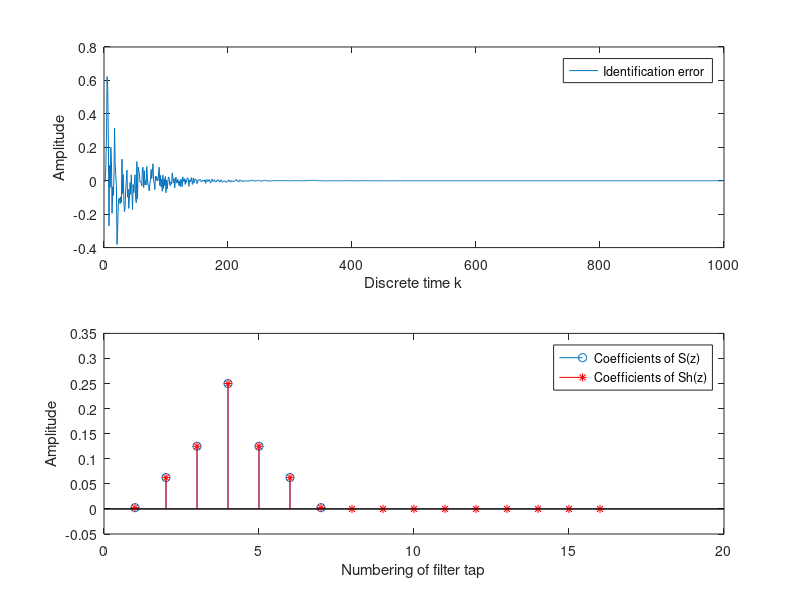
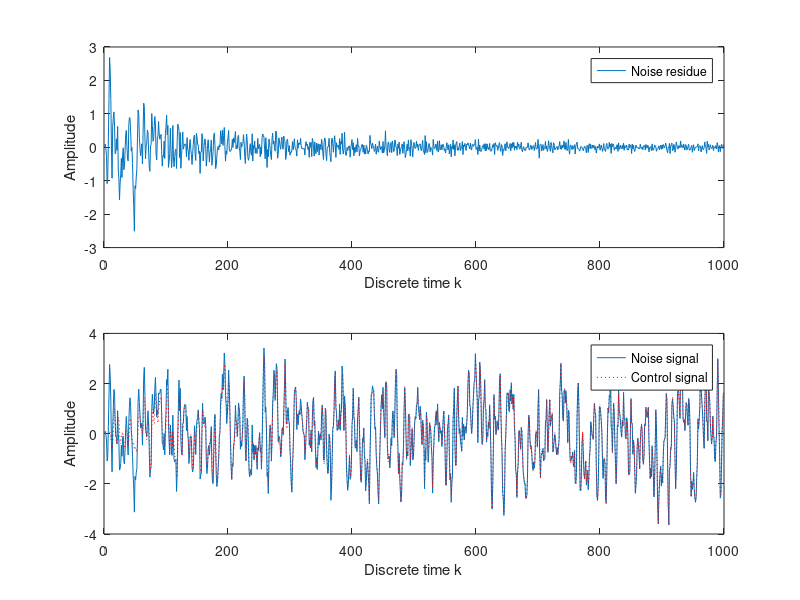

Recreate these plots in MATLAB, in order. (Note: this script raises an error after producing the figures.)
%              +-----------+                       +   
% x(k) ---+--->|   P(z)    |--yp(k)----------------> sum --+---> e(k)
%         |    +-----------+                          ^-   |
%         |                                           |    |
%         |        \                                ys(k)  |     
%         |    +-----------+          +-----------+   |    |
%         +--->|   C(z)    |--yw(k)-->|   S(z)    |---+    |
%         |    +-----------+          +-----------+        |
%         |            \                                   |
%         |             \----------------\                 |
%         |                               \                |
%         |    +-----------+          +-----------+        |
%         +--->|   Sh(z)   |--xs(k)-->|    LMS    |<-------+
%              +-----------+          +-----------+        

clear all; close all;
T=1000; %Simulation Duration

% We do not know P(z) and S(z), So we have to make dummy paths
Pw=[0.01 0.25 0.5 1 0.5 0.25 0.01];
Sw=Pw*0.25;

x_iden=randn(1,T); %generating white noise signal to estimate S(z)

% send it to the actuator, and measure it at the sensor position, 
y_iden=filter(Sw, 1, x_iden);

% Then, start the identification process
Shx=zeros(1,16);     % the state of Sh(z)
Shw=zeros(1,16);     % the weight of Sh(z)
e_iden=zeros(1,T);   % data buffer for the identification error

%LMS algorithm
% [Shy,Shw]= lms(Shx,y_iden,x_iden,Shw,e_iden,T)
mu=0.1;                         % learning rate
for k=1:T,                      % discrete time k
    Shx=[x_iden(k) Shx(1:15)];  % update the state
    Shy=sum(Shx.*Shw);	        % calculate output of Sh(z)
    e_iden(k)=y_iden(k)-Shy;    % calculate error         
    Shw=Shw+mu*e_iden(k)*Shx;   % adjust the weight
end

% Lets check the result
subplot(2,1,1)
plot([1:T], e_iden)
ylabel('Amplitude');
xlabel('Discrete time k');
legend('Identification error');
subplot(2,1,2)
stem(Sw) 
hold on 
stem(Shw, 'r*')
ylabel('Amplitude');
xlabel('Numbering of filter tap');
legend('Coefficients of S(z)', 'Coefficients of Sh(z)')


% The second task is the active control
X=randn(1,T);

% measure the arriving noise at the sensor position,
Yd=filter(Pw, 1, X);
  
% Initiate the system,
Cx=zeros(1,16);       % the state of C(z)
Cw=zeros(1,16);       % the weight of C(z)
Sx=zeros(size(Sw));   % the dummy state for the secondary path
e_cont=zeros(1,T);    % data buffer for the control error
Xhx=zeros(1,16);      % the state of the filtered x(k)

% FxLMS algorithm
% [Cy,Cw]= FxLMS(X,Cx,Cw,Sx,Sw,Shx,Shw,e_cont,Xhx,T,Yd)
mu=0.1;                            % learning rate
for k=1:T,                         % discrete time k
    Cx=[X(k) Cx(1:15)];            % update the controller state    
    Cy=sum(Cx.*Cw);                % calculate the controller output	
    Sx=[Cy Sx(1:length(Sx)-1)];    % propagate to secondary path
    e_cont(k)=Yd(k)-sum(Sx.*Sw);   % measure the residue
    Shx=[X(k) Shx(1:15)];          % update the state of Sh(z)
    Xhx=[sum(Shx.*Shw) Xhx(1:15)]; % calculate the filtered x(k)
    Cw=Cw+mu*e_cont(k)*Xhx;        % adjust the controller weight
end

% Report the result
figure; subplot(2,1,1);plot([1:T], e_cont);
ylabel('Amplitude');
xlabel('Discrete time k');
legend('Noise residue'); 
subplot(2,1,2)
plot([1:T], Yd) 
hold on 
plot([1:T], Yd-e_cont, 'r:')
ylabel('Amplitude');
xlabel('Discrete time k');
legend('Noise signal', 'Control signal');
Post_plot;
